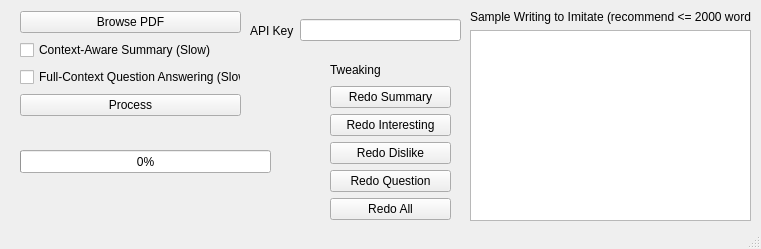
<?xml version="1.0" encoding="UTF-8"?>
<ui version="4.0">
 <class>pdf2eval</class>
 <widget class="QMainWindow" name="pdf2eval">
  <property name="geometry">
   <rect>
    <x>0</x>
    <y>0</y>
    <width>761</width>
    <height>249</height>
   </rect>
  </property>
  <property name="windowTitle">
   <string>MainWindow</string>
  </property>
  <widget class="QWidget" name="centralwidget">
   <widget class="QProgressBar" name="pbar">
    <property name="geometry">
     <rect>
      <x>20</x>
      <y>150</y>
      <width>251</width>
      <height>23</height>
     </rect>
    </property>
    <property name="value">
     <number>0</number>
    </property>
   </widget>
   <widget class="QWidget" name="verticalLayoutWidget">
    <property name="geometry">
     <rect>
      <x>20</x>
      <y>10</y>
      <width>221</width>
      <height>111</height>
     </rect>
    </property>
    <layout class="QVBoxLayout" name="verticalLayout">
     <item>
      <widget class="QPushButton" name="browseBtn">
       <property name="text">
        <string>Browse PDF</string>
       </property>
      </widget>
     </item>
     <item>
      <widget class="QCheckBox" name="contextSummaryBtn">
       <property name="text">
        <string>Context-Aware Summary (Slow)</string>
       </property>
      </widget>
     </item>
     <item>
      <widget class="QCheckBox" name="fullContextQABtn">
       <property name="text">
        <string>Full-Context Question Answering (Slow)</string>
       </property>
      </widget>
     </item>
     <item>
      <widget class="QPushButton" name="processBtn">
       <property name="text">
        <string>Process</string>
       </property>
      </widget>
     </item>
    </layout>
   </widget>
   <widget class="QLabel" name="messageLabel">
    <property name="geometry">
     <rect>
      <x>20</x>
      <y>180</y>
      <width>171</width>
      <height>16</height>
     </rect>
    </property>
    <property name="text">
     <string/>
    </property>
   </widget>
   <widget class="QWidget" name="horizontalLayoutWidget">
    <property name="geometry">
     <rect>
      <x>250</x>
      <y>10</y>
      <width>211</width>
      <height>41</height>
     </rect>
    </property>
    <layout class="QHBoxLayout" name="horizontalLayout">
     <item>
      <widget class="QLabel" name="label_2">
       <property name="text">
        <string>API Key</string>
       </property>
      </widget>
     </item>
     <item>
      <widget class="QLineEdit" name="apiKeyText"/>
     </item>
    </layout>
   </widget>
   <widget class="QWidget" name="verticalLayoutWidget_2">
    <property name="geometry">
     <rect>
      <x>330</x>
      <y>60</y>
      <width>121</width>
      <height>160</height>
     </rect>
    </property>
    <layout class="QVBoxLayout" name="verticalLayout_2">
     <item>
      <widget class="QLabel" name="label_3">
       <property name="text">
        <string>Tweaking</string>
       </property>
      </widget>
     </item>
     <item>
      <widget class="QPushButton" name="redoBtn1">
       <property name="text">
        <string>Redo Summary</string>
       </property>
      </widget>
     </item>
     <item>
      <widget class="QPushButton" name="redoBtn2">
       <property name="text">
        <string>Redo Interesting</string>
       </property>
      </widget>
     </item>
     <item>
      <widget class="QPushButton" name="redoBtn3">
       <property name="text">
        <string>Redo Dislike</string>
       </property>
      </widget>
     </item>
     <item>
      <widget class="QPushButton" name="redoBtn4">
       <property name="text">
        <string>Redo Question</string>
       </property>
      </widget>
     </item>
     <item>
      <widget class="QPushButton" name="paraphraseBtn">
       <property name="text">
        <string>Redo All</string>
       </property>
      </widget>
     </item>
    </layout>
   </widget>
   <widget class="QWidget" name="verticalLayoutWidget_3">
    <property name="geometry">
     <rect>
      <x>470</x>
      <y>10</y>
      <width>281</width>
      <height>211</height>
     </rect>
    </property>
    <layout class="QVBoxLayout" name="verticalLayout_3">
     <item>
      <widget class="QLabel" name="label_4">
       <property name="text">
        <string>Sample Writing to Imitate (recommend &lt;= 2000 words)</string>
       </property>
      </widget>
     </item>
     <item>
      <widget class="QPlainTextEdit" name="sampleWritingText"/>
     </item>
    </layout>
   </widget>
  </widget>
  <widget class="QStatusBar" name="statusbar"/>
 </widget>
 <resources/>
 <connections/>
</ui>
